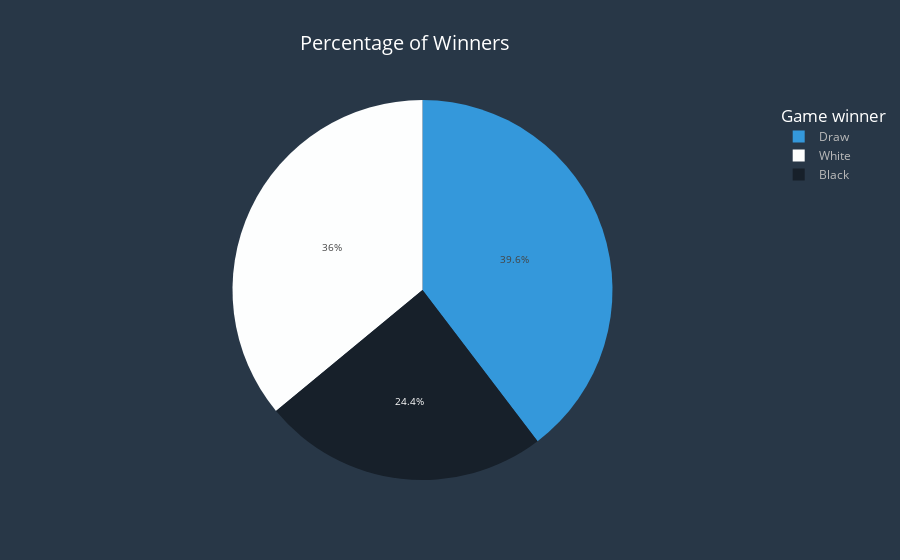

The code cell stored with this chart in its notebook:
### Code cell
def winner_column_plot(df):    
    fig=px.pie(df["Winner"].value_counts(),names=df["Winner"].value_counts().index,values=df["Winner"].value_counts().values,
               title="Percentage of Winners",
                color_discrete_sequence=[" #3498DB","#FDFEFE","#17202A"],
               labels={"names":"Player","values":"Num of Games"}
          )
    fig.update_layout(
    title_font_color="#fff",paper_bgcolor="#283747",title_font_size=20,title_x=.45,font_color="#bbb",
        plot_bgcolor="#D0D3D4",legend_title_font_size=17,legend_title_font_color="#fff",
        legend_title_text="Game winner")
    fig.update_yaxes(showgrid=False,visible=False,title="percent of commencts")
    fig.update_xaxes(tickfont_size=9)
    fig.update_traces(textfont_size=10)
    fig.show()
winner_column_plot(df_eda)

### Figure 1 — Plotly figure (JSON) as saved in the notebook; plotly's stock layout.template omitted (floating-point values rounded to 4 significant figures)
{"data": [{"domain": {"x": [0, 1], "y": [0, 1]}, "hovertemplate": "Player=%{label}<br>Num of Games=%{value}<extra></extra>", "labels": ["Draw", "White", "Black"], "legendgroup": "", "name": "", "showlegend": true, "textfont": {"size": 10}, "type": "pie", "values": [7127, 6470, 4380]}], "layout": {"font": {"color": "#bbb"}, "legend": {"title": {"font": {"color": "#fff", "size": 17}, "text": "Game winner"}, "tracegroupgap": 0}, "paper_bgcolor": "#283747", "piecolorway": [" #3498DB", "#FDFEFE", "#17202A"], "plot_bgcolor": "#D0D3D4", "title": {"font": {"color": "#fff", "size": 20}, "text": "Percentage of Winners", "x": 0.45}, "xaxis": {"tickfont": {"size": 9}}, "yaxis": {"showgrid": false, "title": {"text": "percent of commencts"}, "visible": false}}}
